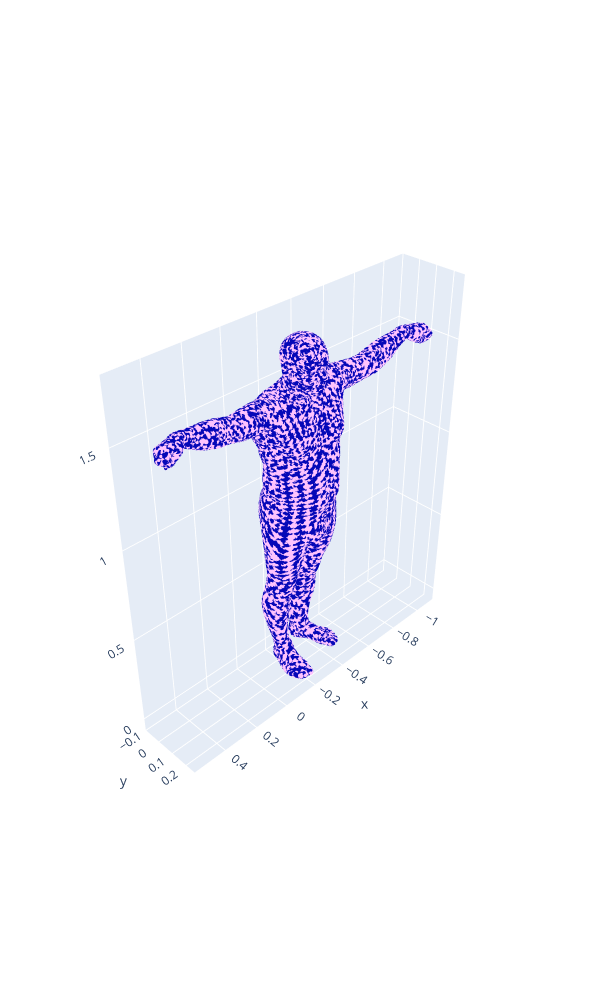

Notebook code for this chart:
### Code cell
points, faces = utils.sampled_verts_from_mesh(mesh, return_faces=True, n_points=50000)
# 20908 total faces
mask = faces <= 20809 / 2
utils.plot_arr(points, color = mask.astype(int))

### Figure 1 — Plotly figure (JSON) as saved in the notebook; plotly's stock layout.template omitted (floating-point values rounded to 4 significant figures; data arrays with more than 128 entries replaced by an {"elided": "..."} marker saying what was removed)
{"data": [{"marker": {"color": {"elided": "50000 int values"}, "colorscale": [[0, "#0508b8"], [0.08333, "#1910d8"], [0.1667, "#3c19f0"], [0.25, "#6b1cfb"], [0.3333, "#981cfd"], [0.4167, "#bf1cfd"], [0.5, "#dd2bfd"], [0.5833, "#f246fe"], [0.6667, "#fc67fd"], [0.75, "#fe88fc"], [0.8333, "#fea5fd"], [0.9167, "#febefe"], [1, "#fec3fe"]], "showscale": false, "size": 2}, "mode": "markers", "type": "scatter3d", "x": {"elided": "50000 float values"}, "y": {"elided": "50000 float values"}, "z": {"elided": "50000 float values"}}], "layout": {"height": 1000, "scene": {"aspectmode": "data", "camera": {"eye": {"x": 2.5, "y": 2.5, "z": 2.5}}}, "width": 600}}
